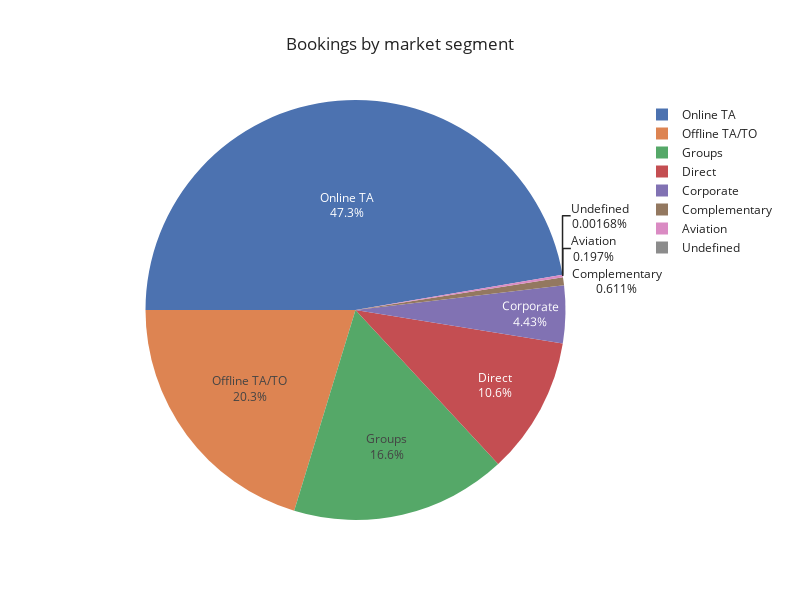

Notebook code cell kept with this figure:
### Code cell
# visualization by pie chart
import plotly.express as px
booking_viz = px.pie(segments,
                     values = segments.values,
                     names = segments.index,
                     title = "Bookings by market segment",
                     template = "seaborn"
                    )
booking_viz.update_traces(rotation = -90, textinfo = "percent+label")
booking_viz.update_layout(width=800, height=600)
booking_viz.show()

### Figure 1 — Plotly figure (JSON) as saved in the notebook; plotly's stock layout.template omitted (floating-point values rounded to 4 significant figures)
{"data": [{"domain": {"x": [0, 1], "y": [0, 1]}, "hovertemplate": "market_segment=%{label}<br>value=%{value}<extra></extra>", "labels": ["Online TA", "Offline TA/TO", "Groups", "Direct", "Corporate", "Complementary", "Aviation", "Undefined"], "legendgroup": "", "name": "", "rotation": -90, "showlegend": true, "textinfo": "percent+label", "type": "pie", "values": [56408, 24182, 19791, 12582, 5282, 728, 235, 2]}], "layout": {"height": 600, "legend": {"tracegroupgap": 0}, "title": {"text": "Bookings by market segment"}, "width": 800}}
